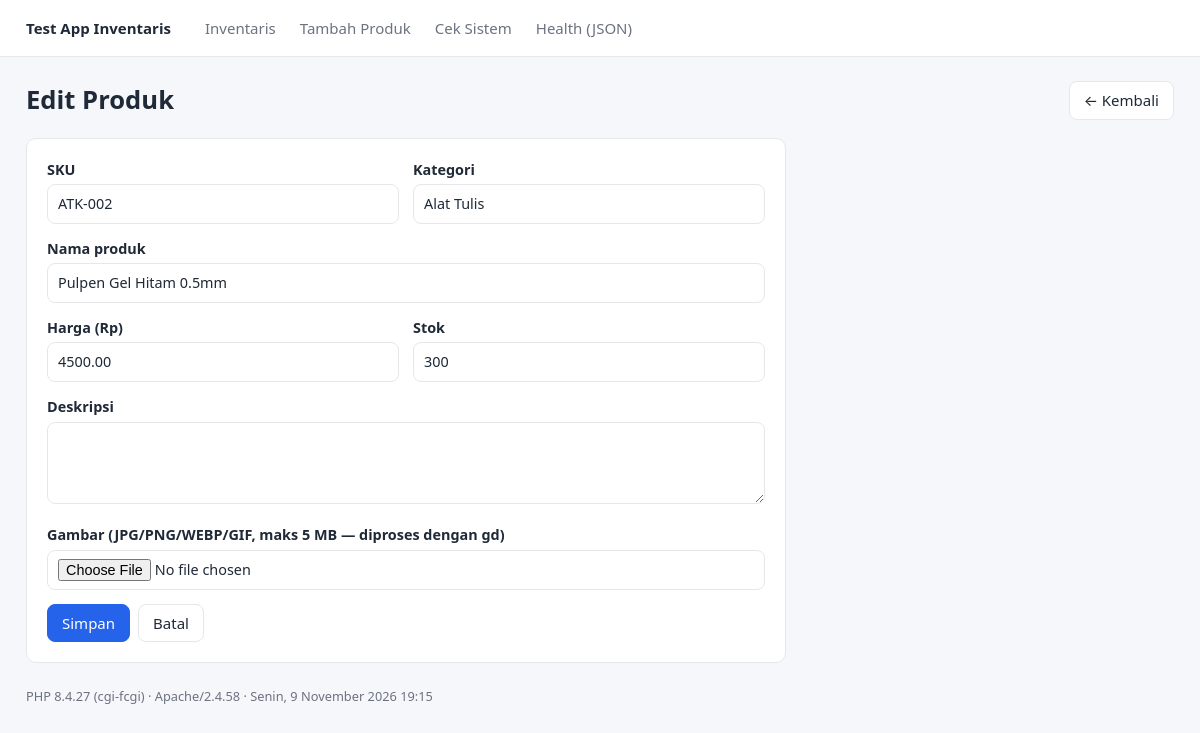
/form.php?id=2, run on the app's committed database.
### tables this page shows
CREATE TABLE IF NOT EXISTS products (
    id          INT UNSIGNED  NOT NULL AUTO_INCREMENT,
    sku         VARCHAR(32)   NOT NULL,
    name        VARCHAR(150)  NOT NULL,
    category    VARCHAR(50)   NULL,
    price       DECIMAL(15,2) NOT NULL DEFAULT 0.00,
    stock       INT UNSIGNED  NOT NULL DEFAULT 0,
    description TEXT          NULL,
    image       VARCHAR(64)   NULL,
    created_at  TIMESTAMP     NOT NULL DEFAULT CURRENT_TIMESTAMP,
    updated_at  TIMESTAMP     NOT NULL DEFAULT CURRENT_TIMESTAMP ON UPDATE CURRENT_TIMESTAMP,
    PRIMARY KEY (id),
    UNIQUE KEY uq_products_sku (sku),
    KEY idx_products_name (name),
    KEY idx_products_category (category)
);

### src/helpers.php (called while the page is built, shortened)
<?php
function env(string $key, ?string $default = null): ?string
{
    return Env::get($key, $default);
}
function e(mixed $value): string
{
    return htmlspecialchars((string) $value, ENT_QUOTES | ENT_SUBSTITUTE, 'UTF-8');
}

### src/Env.php (called while the page is built, shortened)
<?php
final class Env
{
    private static array $vars = [];
    public static function get(string $key, ?string $default = null): ?string
    {
        $real = getenv($key);
        if ($real !== false && $real !== '') {
            return $real;
        }
        return self::$vars[$key] ?? $default;
    }
}

### src/ImageService.php (called while the page is built, shortened)
<?php
final class ImageService
{
    public static function engine(): string
    {
        return match (true) {
            extension_loaded('imagick') => 'imagick',
            extension_loaded('gd')      => 'gd',
            default                     => 'none',
        };
    }
}

### public/form.php (the view, shortened to what this page needs)
<?php
require dirname(__DIR__) . '/src/bootstrap.php';
$id      = filter_var($_GET['id'] ?? $_POST['id'] ?? null, FILTER_VALIDATE_INT, ['options' => ['min_range' => 1]]) ?: null;
$product = ['sku' => '', 'name' => '', 'category' => '', 'price' => '', 'stock' => '0', 'description' => '', 'image' => null];
try {
    $pdo = Database::connection();
} catch (PDOException $e) {
    render_header('Produk', 'form.php');
    render_db_error($e);
    render_footer();
    exit;
}
if ($id !== null) {
    $stmt = $pdo->prepare('SELECT * FROM products WHERE id = ?');
    $stmt->execute([$id]);
    $found = $stmt->fetch();
    $product = $found;
}
$title = $id === null ? 'Tambah Produk' : 'Edit Produk';
?>
<div class="page-head">
    <h1><?= e($title) ?></h1>
    <a class="btn btn-light" href="index.php">&larr; Kembali</a>
</div>
<form method="post" enctype="multipart/form-data" class="form" action="form.php<?= $id !== null ? '?id=' . $id : '' ?>">
    <div class="grid">
        <label>SKU
            <input name="sku" required maxlength="32" value="<?= e($product['sku']) ?>" placeholder="ATK-001" style="text-transform:uppercase">
        </label>
        <label>Kategori
            <input name="category" maxlength="50" value="<?= e($product['category'] ?? '') ?>" placeholder="Alat Tulis" list="cats">
        </label>
    </div>
    <label>Nama produk
        <input name="name" required maxlength="150" value="<?= e($product['name']) ?>">
    </label>
    <div class="grid">
        <label>Harga (Rp)
            <input name="price" type="number" min="0" step="0.01" required value="<?= e($product['price']) ?>">
        </label>
        <label>Stok
            <input name="stock" type="number" min="0" step="1" required value="<?= e($product['stock']) ?>">
        </label>
    </div>
    <label>Deskripsi
        <textarea name="description" rows="3" maxlength="2000"><?= e($product['description'] ?? '') ?></textarea>
    </label>
    <label>Gambar (JPG/PNG/WEBP/GIF, maks <?= e(env('UPLOAD_MAX_MB', '5')) ?> MB — diproses dengan <?= e(ImageService::engine()) ?>)
        <input name="image" type="file" accept="image/jpeg,image/png,image/webp,image/gif">
    </label>
    <div class="form-actions">
        <button class="btn" type="submit">Simpan</button>
        <a class="btn btn-light" href="index.php">Batal</a>
    </div>
</form>

### public/assets/app.css (style rules this page uses)
:root { --bg: #f5f7fb; --surface: #ffffff; --text: #1f2937; --muted: #6b7280; --border: #e5e7eb; --primary: #2563eb; --primary-ink: #ffffff; --ok: #15803d; --ok-bg: #dcfce7; --warn: #a16207; --warn-bg: #fef9c3; --fail: #b91c1c; --fail-bg: #fee2e2; --radius: 10px; }
* { box-sizing: border-box; }
body { margin: 0; font: 15px/1.5 system-ui, -apple-system, "Segoe UI", Roboto, sans-serif; background: var(--bg); color: var(--text); }
a { color: var(--primary); }
h1 { margin: 0; font-size: 1.6rem; }
.page-head { display: flex; justify-content: space-between; align-items: center; gap: 12px; margin-bottom: 18px; flex-wrap: wrap; }
.btn { display: inline-block; border: 1px solid var(--primary); background: var(--primary); color: var(--primary-ink); padding: 7px 14px; border-radius: 8px; text-decoration: none; font: inherit; cursor: pointer; }
.btn-light { background: var(--surface); color: var(--text); border-color: var(--border); }
input, textarea { width: 100%; padding: 8px 10px; border: 1px solid var(--border); border-radius: 8px; background: var(--surface); color: var(--text); font: inherit; }
.form { background: var(--surface); border: 1px solid var(--border); border-radius: var(--radius); padding: 20px; max-width: 760px; }
.form label { display: block; margin-bottom: 14px; font-weight: 600; font-size: .9rem; }
.form label input, .form label textarea { margin-top: 4px; font-weight: 400; }
.form .grid { display: grid; grid-template-columns: repeat(auto-fit, minmax(220px, 1fr)); gap: 0 14px; }
.form-actions { display: flex; gap: 8px; }

### data on the page
products: sku "ATK-002", category "Alat Tulis", name "Pulpen Gel Hitam 0.5mm", price "4500.00", stock "300"

### other printed values
$app "Test App Inventaris"
$label "Inventaris"
$label "Tambah Produk"
$label "Cek Sistem"
$label "Health (JSON)"
$title "Edit Produk"
env('UPLOAD_MAX_MB', '5') "5"
ImageService::engine() "gd"
PHP_VERSION "8.4.27"
PHP_SAPI "cgi-fcgi"
$_SERVER['SERVER_SOFTWARE'] "Apache/2.4.58"
